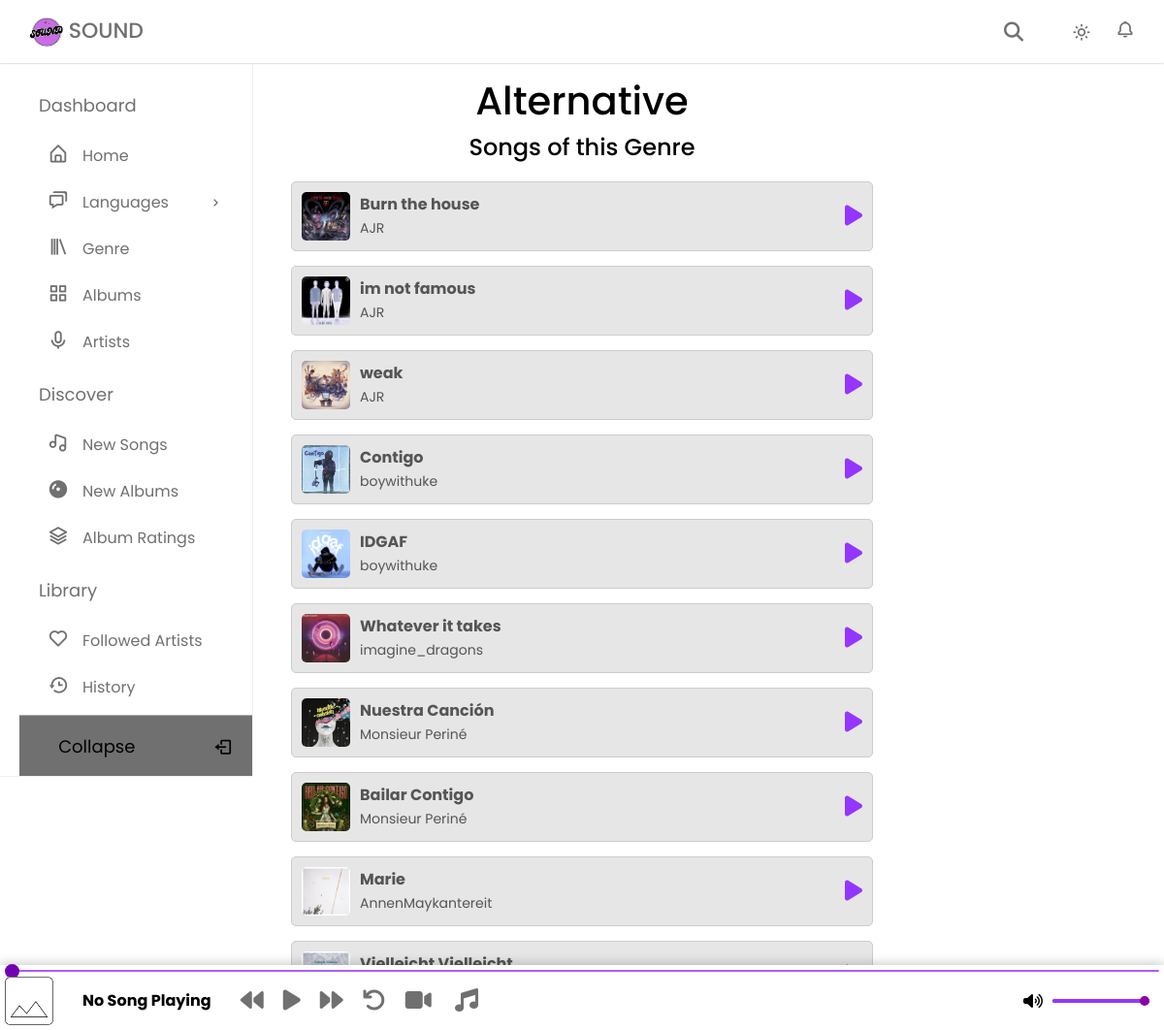
Page /genres/alternative.php on the committed database.
### tables this page shows
CREATE TABLE `songs_data` (
  `song_id` int(11) NOT NULL,
  `song_title` varchar(2000) DEFAULT NULL,
  `artist_name` varchar(200) DEFAULT NULL,
  `img_path` varchar(1000) NOT NULL,
  `audio_path` varchar(1000) DEFAULT NULL,
  `youtube_url` varchar(1000) DEFAULT NULL,
  `genre` varchar(2000) NOT NULL
);

### genres/alternative.php (the view, shortened to what this page needs)
<?php
include('../dbconnection.php')
?>
<!DOCTYPE html>
<html lang="en">
<head>
    <link href="https://unpkg.com/boxicons@2.1.4/css/boxicons.min.css" rel="stylesheet" />
    <link href="https://cdn.jsdelivr.net/npm/bootstrap@5.3.3/dist/css/bootstrap.min.css" rel="stylesheet">
    <link rel="stylesheet" href="../style.css?v=<?php echo time(); ?>">
        <link rel="stylesheet" href="https://cdnjs.cloudflare.com/ajax/libs/font-awesome/6.6.0/css/all.min.css" />
</head>
<body>
      <nav class="navbar">
      <div class="logo_item">
        <a href="../home.php">
            <img src="../assets/soundlogo.png" alt="Sound Logo"> <span class="sound-text">SOUND</span>
        </a>
      </div>
      <div class="navbar_content">
          <i id="search-toggle" class="fas fa-search"></i>
        <i class='bx bx-sun' id="darkLight"></i>
        <a href="../followartist.php"><i class='bx bx-bell' ></i></a>
      </div>
    </nav>
    <nav class="sidebar">
      <div class="menu_content">
        <ul class="menu_items">
          <div class="menu_title menu_dahsboard"></div>
          <li class="item">
            <a href="../home.php" class="nav_link submenu_item">
              <span class="navlink_icon">
                <i class="bx bx-home-alt"></i>
              </span>
              <span class="navlink">Home</span>
            </a>
          </li>
          <li class="item">
            <a href="#" class="nav_link submenu_item">
              <span class="navlink_icon">
                <i class="bx bx-chat"></i>
              </span>
              <span class="navlink">Languages</span>
              <i class="bx bx-chevron-right arrow-left"></i>
            </a>
          </li>
            <a href="../genre.php" class="nav_link submenu_item">
              <span class="navlink_icon">
                <i class="bx bx-library"></i>
              </span>
              <span class="navlink">Genre</span>
          </a>
          <li class="item">
            <a href="../artist.php" class="nav_link submenu_item">
              <span class="navlink_icon">
                <i class="bx bx-grid-alt"></i>
              </span>
              <span class="navlink">Albums</span>
          </a>
          </li>
          <li class="item">
            <a href="../album.php" class="nav_link submenu_item">
              <span class="navlink_icon">
                <i class="bx bx-microphone"></i>
              </span>
              <span class="navlink">Artists</span>
           </a>
          </li>
        </ul>
        <ul class="menu_items">
          <div class="menu_title menu_editor"></div>
          <li class="item">
            <a href="../newsongs.php" class="nav_link">
              <span class="navlink_icon">
                <i class="bx bx-music"></i>
              </span>
              <span class="navlink">New Songs</span>
            </a>
          </li>
          <li class="item">
            <a href="../newalbums.php" class="nav_link">
              <span class="navlink_icon">
                <i class="bx bxs-album"></i>
              </span>
              <span class="navlink">New Albums</span>
            </a>
          </li>
          <li class="item">
            <a href="../albumratings.php" class="nav_link">
              <span class="navlink_icon">
                <i class="bx bx-layer"></i>
              </span>
              <span class="navlink">Album Ratings</span>
            </a>
          </li>
        </ul>
        <ul class="menu_items">
          <div class="menu_title menu_setting"></div>
          <li class="item">
            <a href="../followartist.php" class="nav_link">
              <span class="navlink_icon">
                <i class="bx bx-heart"></i>
              </span>
              <span class="navlink">Followed Artists</span>
            </a>
          </li>
          <li class="item">
            <a href="../history.php" class="nav_link">
              <span class="navlink_icon">
                <i class="bx bx-history"></i>
              </span>
              <span class="navlink">History</span>
            </a>
          </li>
          <li class="item">
            <a href="#" class="nav_link">
              <span class="navlink_icon">
              </span>
            </a>
          </li>
        </ul>
        <div class="bottom_content">
          <div class="bottom expand_sidebar">
            <span> Expand</span>
          </div>
          <div class="bottom collapse_sidebar">
            <span> Collapse</span>
            <i class='bx bx-log-out'></i>
          </div>
        </div>
      </div>
    </nav>
    <div class="music-bar">
        <input type="range" id="progress-bar" value="0" min="0" step="0.1">
        <div class="music-controls">
            <img id="song-image" src="../assets/default-song.PNG" alt="Song Image" class="song-image">
            <span id="current-song">No Song Playing</span>
            <button id="prev" class="control-btn"><i class="fas fa-backward"></i></button>
            <button id="playPause" class="control-btn"><i id="playPauseIcon" class="fas fa-play"></i></button>
            <button id="next" class="control-btn"><i class="fas fa-forward"></i></button>
            <button id="rewind" class="control-btn"><i class="fas fa-undo"></i></button>
            <div class="music-links">
                <button id="switchToVideo" class="control-btn" title="Switch to video"><i class="fas fa-video"></i></button>
                <button id="switchToAudio" class="control-btn" title="Switch to audio"><i class="fas fa-music"></i></button>
            </div>
            <div class="volume-control">
                <i id="volume-icon" class="fas fa-volume-up"></i>
                <input type="range" id="volume-bar" value="100" min="0" max="100" step="1">
            </div>
        </div>
    </div>
<div class="genre-page-structure">
    <h1 class="genre-title">Alternative</h1>
    <h2 class="genre-heading">Songs of this Genre</h2>
    <?php
    $sql = "SELECT * FROM songs_data WHERE genre = 'ALTERNATIVE'";
    $result = $con->query($sql);
    ?>
    <div class="../featured-container">
        <div class="../featured-songs">
            <div class="song-list">
                <?php
                if ($result->num_rows > 0) {
                    while ($row = $result->fetch_assoc()) {
                        ?>
                        <div class="song-bar">
                            <img src="../<?php echo $row["img_path"]; ?>" alt="Song Image" class="song-image">
                            <div class="song-details">
                                <span class="song-name"><?php echo $row["song_title"]; ?></span>
                                <span class="artist-name"><?php echo $row["artist_name"]; ?></span>
                            </div>
                            <button href="#" class="play-icon"
                               data-audio="../<?php echo $row['audio_path']; ?>"
                               data-title="../<?php echo $row['song_title']; ?>"
                               data-artist="../<?php echo $row['artist_name']; ?>"
                               data-image="../<?php echo $row['img_path']; ?>"
                               data-video="../<?php echo $row['youtube_url']; ?>"
                               data-track-src="../<?php echo $row['audio_path']; ?>"
                               onclick="playSong('../<?php echo $row['song_id']; ?>', '<?php echo $row['audio_path']; ?>', '<?php echo $row['song_title']; ?>', '<?php echo $row['artist_name']; ?>', '<?php echo $row['img_path']; ?>')">
                               <i class="fas fa-play"></i>
                            </button>
                        </div>
                        <?php
                    }
                } else {
                    echo "<p>No songs found.</p>";
                }
                ?>
            </div>
        </div>
    </div>
</div>
</body>
</html>

### rows in the picture
songs_data: img_path (picture), song_title "Burn the house", artist_name "AJR"
songs_data: img_path (picture), song_title "im not famous", artist_name "AJR"
songs_data: img_path (picture), song_title "weak", artist_name "AJR"
songs_data: img_path (picture), song_title "Contigo", artist_name "boywithuke"
songs_data: img_path (picture), song_title "IDGAF", artist_name "boywithuke"
songs_data: img_path (picture), song_title "Whatever it takes", artist_name "imagine_dragons"
songs_data: img_path (picture), song_title "Nuestra Canción", artist_name "Monsieur Periné"
songs_data: img_path (picture), song_title "Bailar Contigo", artist_name "Monsieur Periné"
songs_data: img_path (picture), song_title "Marie", artist_name "AnnenMaykantereit"
